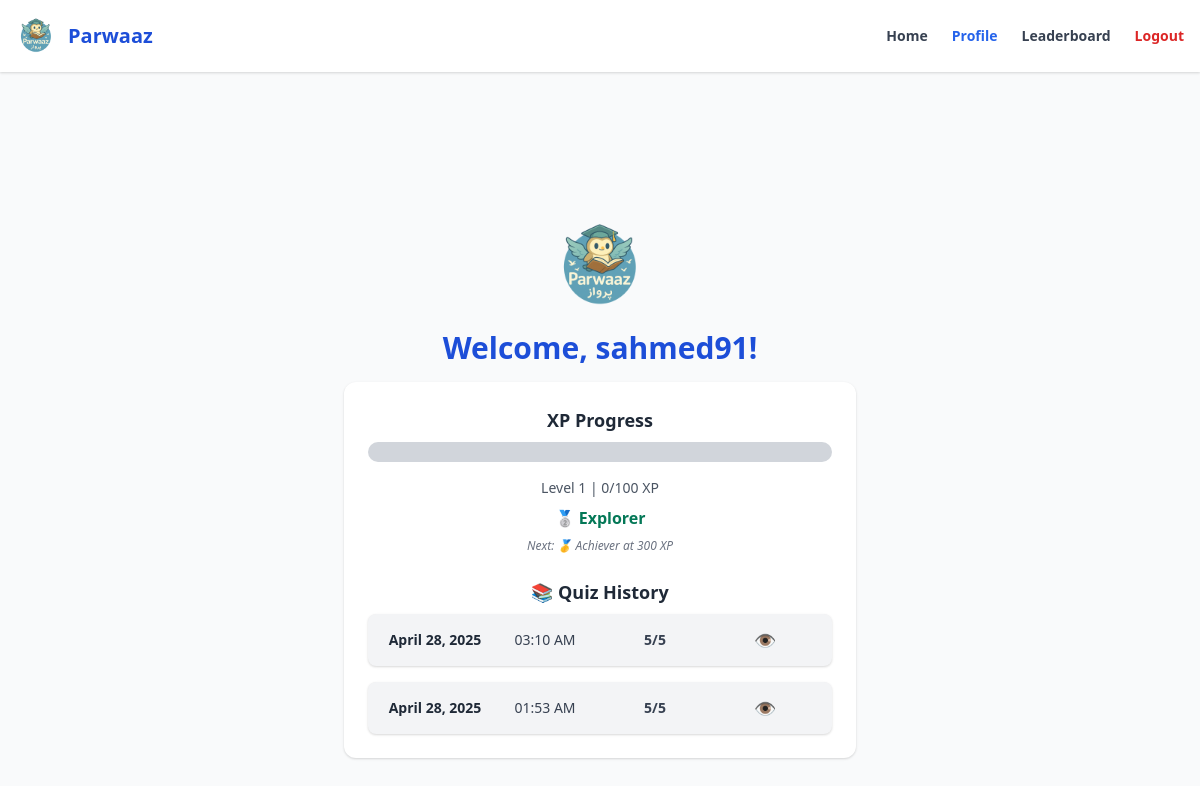
Screenshot of /profile (signed in) with the database file from the repository.
### tables this page shows
CREATE TABLE users (
            id INTEGER PRIMARY KEY AUTOINCREMENT,
            username TEXT UNIQUE NOT NULL,
            password_hash TEXT NOT NULL,
            xp INTEGER DEFAULT 0,
            created_at TIMESTAMP DEFAULT CURRENT_TIMESTAMP
        );

CREATE TABLE quiz_results (
        id INTEGER PRIMARY KEY AUTOINCREMENT,
        user_id INTEGER NOT NULL,
        score INTEGER NOT NULL,
        total_questions INTEGER NOT NULL,
        date_time TIMESTAMP DEFAULT CURRENT_TIMESTAMP,
        questions_json TEXT,
        user_answers_json TEXT,
        FOREIGN KEY(user_id) REFERENCES users(id)
    );

### app/routes.py (the view)
@main.route('/profile')
def profile():
    user_id = session.get('user_id')
    if not user_id:
        return redirect(url_for('main.login'))
    user = get_user_by_id(user_id)
    history = get_quiz_history(user_id)
    history = [dict(row) for row in history]
    for quiz in history:
        if 'date_time' in quiz and quiz['date_time']:
            try:
                dt_obj = datetime.strptime(quiz['date_time'], "%Y-%m-%d %H:%M:%S")
                dt_local = dt_obj - timedelta(hours=4)  # 👈 Subtract 4 hours
                quiz['pretty_date'] = dt_local.strftime("%B %d, %Y - %I:%M %p")
            except Exception as e:
                print(f"Error parsing date: {e}")
                quiz['pretty_date'] = quiz['date_time']  # fallback if error
    level = user['xp'] // 100
    next_level_xp = 100 - (user['xp'] % 100)
    xp_value = user['xp']
    if xp_value >= 500:
        badge = "🏆 Champion"
        next_badge = "Max level reached! 🏆"
    elif xp_value >= 300:
        badge = "🥇 Achiever"
        next_badge = "Next: 🏆 Champion at 500 XP"
    elif xp_value >= 100:
        badge = "🥈 Explorer"
        next_badge = "Next: 🥇 Achiever at 300 XP"
    else:
        badge = "🥉 Newbie"
        next_badge = "Next: 🥈 Explorer at 100 XP"
    return render_template('profile.html', user=user, history=history, level=level, next_level_xp=next_level_xp, badge=badge, next_badge=next_badge, active_page='profile')

### app/models.py (called while the page is built)
def get_db():
    conn = sqlite3.connect(DATABASE)
    conn.row_factory = sqlite3.Row
    return conn

def get_user_by_id(user_id):
    db = get_db()
    cursor = db.cursor()
    cursor.execute('SELECT * FROM users WHERE id = ?', (user_id,))
    user = cursor.fetchone()
    db.close()
    return user

def get_quiz_history(user_id):
    db = get_db()
    cursor = db.cursor()
    cursor.execute('SELECT * FROM quiz_results WHERE user_id = ? ORDER BY date_time DESC', (user_id,))
    history = cursor.fetchall()
    db.close()
    return history

### templates/profile.html (shortened to what this page needs)
<!DOCTYPE html>
<html lang="en">
<head>
  <link href="https://cdn.jsdelivr.net/npm/tailwindcss@2.2.19/dist/tailwind.min.css" rel="stylesheet">
</head>
<body class="bg-gray-50">
<nav class="bg-white shadow mb-4 p-4 flex justify-between items-center sticky top-0 z-50">
  <div class="flex items-center space-x-3">
    <img src="{{ url_for('static', filename='parwaaz.png') }}" alt="Logo" class="w-10">
    <a href="/" class="font-bold text-xl text-blue-700">Parwaaz</a>
  </div>
  <div class="space-x-6 text-sm font-semibold flex items-center">
    <a href="/" class="{{ 'text-blue-600 font-bold' if active_page == 'home' else 'text-gray-700 hover:text-blue-600' }}">Home</a>
    {% if session.get('user_id') %}
      <a href="/profile" class="{{ 'text-blue-600 font-bold' if active_page == 'profile' else 'text-gray-700 hover:text-blue-600' }}">Profile</a>
      <a href="/leaderboard" class="{{ 'text-blue-600 font-bold' if active_page == 'leaderboard' else 'text-gray-700 hover:text-blue-600' }}">Leaderboard</a>
      <a href="/logout" class="text-red-600 hover:text-red-800">Logout</a>
    {% else %}
      <a href="/login" class="{{ 'text-blue-600 font-bold' if active_page == 'login' else 'text-gray-700 hover:text-blue-600' }}">Login</a>
      <a href="/signup" class="{{ 'text-blue-600 font-bold' if active_page == 'signup' else 'text-gray-700 hover:text-blue-600' }}">Signup</a>
    {% endif %}
  </div>
</nav>
<div class="flex flex-col items-center justify-center min-h-screen p-4">
  <img src="{{ url_for('static', filename='parwaaz.png') }}" class="w-24 mb-4">
  <h1 class="text-3xl font-bold text-blue-700 mb-4">Welcome, {{ user.username }}!</h1>
  <div class="bg-white p-6 rounded-xl shadow w-full max-w-lg text-center">
    <h2 class="text-lg font-semibold text-gray-800 mb-2">XP Progress</h2>
    <div class="w-full bg-gray-300 rounded-full h-5 mb-4 overflow-hidden">
    </div>
    <p class="text-sm text-gray-600 mb-2">Level {{ level }} | {{ 100 - next_level_xp }}/100 XP</p>
    <p class="text-md font-bold text-green-700 mb-2">{{ badge }}</p>
    <p class="text-xs text-gray-500 italic">{{ next_badge }}</p>
    <h2 class="text-lg font-semibold text-gray-800 mt-6 mb-2">📚 Quiz History</h2>
    <div class="space-y-4">
      {% for quiz in history %}
      <div class="bg-gray-100 p-3 rounded-lg shadow flex items-center justify-between text-sm text-gray-700">
        <div class="w-1/4 font-semibold text-gray-800">
          {{ quiz.pretty_date.split(' - ')[0] }}
        </div>
        <div class="w-1/4">
          {{ quiz.pretty_date.split(' - ')[1] }}
        </div>
        <div class="w-1/4 font-semibold">
          {{ quiz.score }}/{{ quiz.total_questions }}
        </div>
        {% if quiz.questions_json and quiz.user_answers_json %}
        <div class="w-1/4 flex justify-center">
          <button class="text-blue-600 hover:text-blue-800 font-semibold text-lg"
                  data-quiz='{{ quiz|tojson|safe }}'
                  onclick="openReportModalFromButton(this)">
            👁️
          </button>
        </div>
        {% endif %}
      </div>
      {% else %}
        <p class="text-gray-500">No quizzes taken yet!</p>
      {% endfor %}
    </div>
  </div>
</div>
</body>
</html>

### rows the page displays
users: username "sahmed91"
quiz_results: pretty_date "April 28, 2025", pretty_date "03:10 AM", score "5", total_questions "5"
quiz_results: pretty_date "April 28, 2025", pretty_date "01:53 AM", score "5", total_questions "5"

### other values shown
{{ level }} "1"
{{ 100 - next_level_xp }} "0"
{{ badge }} "🥈 Explorer"
{{ next_badge }} "Next: 🥇 Achiever at 300 XP"
